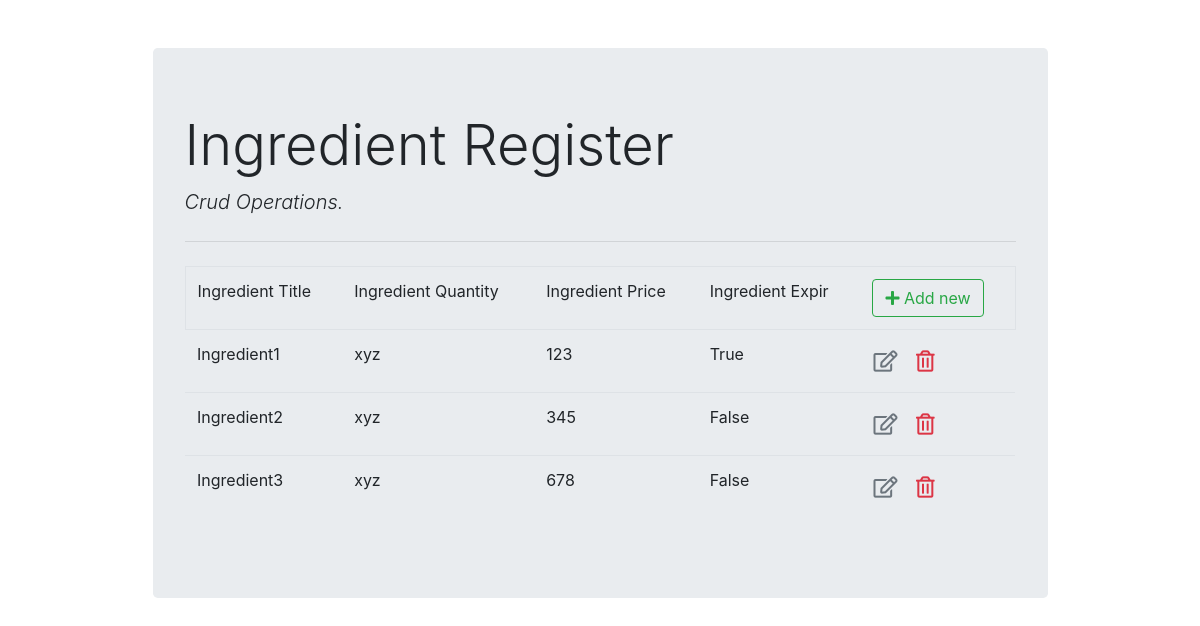
Page /list/ on the committed database.
### myapp/models.py (models this page shows)
class Ingredient(models.Model):
    Ingredient_title = models.CharField(max_length=200)
    Ingredient_quantity = models.CharField(max_length=200)
    Ingredient_price = models.IntegerField()
    Ingredient_expir = models.BooleanField()

### myapp/views.py (the view)
# urls.py: path('list/',views.ingredient_list,name='myapp-list'),
def ingredient_list(request):
    context={'ing_list':Ingredient.objects.all()}
    return render(request,'myapp/ingredient_list.html',context)

### myapp/templates/myapp/ingredient_list.html (shortened to what this page needs)
{% extends 'myapp/base.html' %}
{% block content %}
<table class="table borderless">
    <thead class="border bottom font-weight-blod">
        <tr>
            <td>Ingredient Title</td>
            <td>Ingredient Quantity</td>
            <td>Ingredient Price</td>
            <td>Ingredient Expir</td>
            <td>
                <a href="{% url 'myapp-form_insert' %}" class="btn btn-outline-success">
                    <i class="fas fa-plus"></i> Add new
                </a>
            </td>
        </tr>
    </thead>
    <tbody>
        {% for i in ing_list %}
        <tr>
            <td>{{i.Ingredient_title}}</td>
            <td>{{i.Ingredient_quantity}}</td>
            <td>{{i.Ingredient_price}}</td>
            <td>{{i.Ingredient_expir}}</td>
            <td>
                <a href="{% url 'myapp-form_update' i.id %}" class="btn text-secondary px-0">
                    <i class="far fa-edit fa-lg"></i>
                </a>
                <form action="{% url 'myapp-delete' i.id %}" method="POST" class="d-inline">
                    <button class="btn" type="submit">
                        <i class="far fa-trash-alt fa-lg text-danger float-right"></i>
                    </button>
                </form>
            </td>
        </tr>
        {% endfor %}
    </tbody>
</table>
{% endblock content %}

### myapp/templates/myapp/base.html (shortened to what this page needs)
<!DOCTYPE html>
<html lang="en">
<head>
    <link rel="stylesheet" href="https://stackpath.bootstrapcdn.com/bootstrap/4.4.1/css/bootstrap.min.css"
>
    <link rel="stylesheet" href="https://cdnjs.cloudflare.com/ajax/libs/font-awesome/5.13.0/css/all.min.css">
</head>
<body>
    <div class="container">
        <div class="col-md-10 offset-md-1 mt-5">
            <div class="jumbotron">
                <h1 class="display-4">Ingredient Register</h1>
                <p class="lead font-italic">Crud Operations.</p>
                <hr class="my-4">
                {% block content %}{% endblock content %}
            </div>
        </div>
    </div>
</body>
</html>

### rows in the picture
Ingredient: Ingredient_title "Ingredient1", Ingredient_quantity "xyz", Ingredient_price "123", Ingredient_expir "True"
Ingredient: Ingredient_title "Ingredient2", Ingredient_quantity "xyz", Ingredient_price "345", Ingredient_expir "False"
Ingredient: Ingredient_title "Ingredient3", Ingredient_quantity "xyz", Ingredient_price "678", Ingredient_expir "False"
